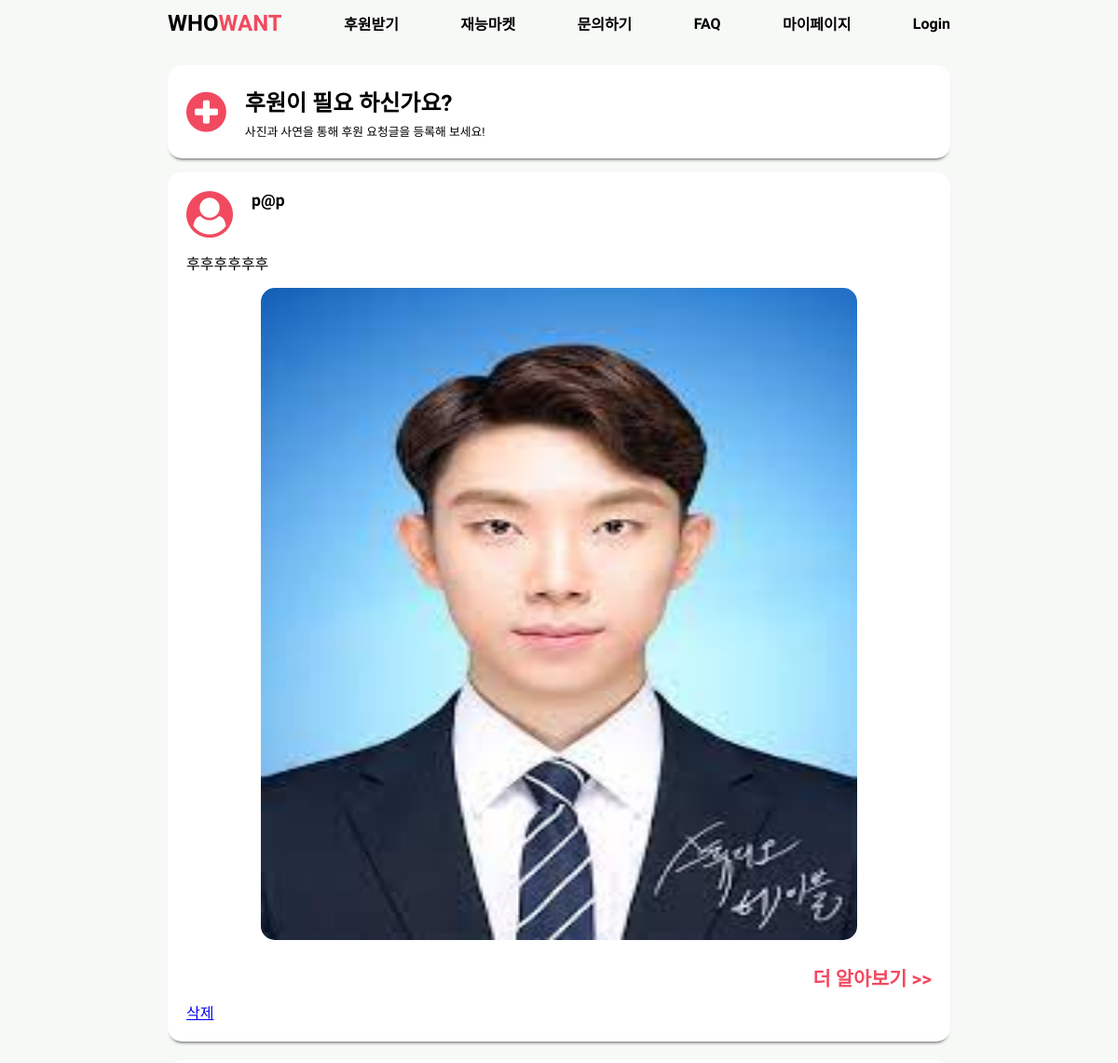
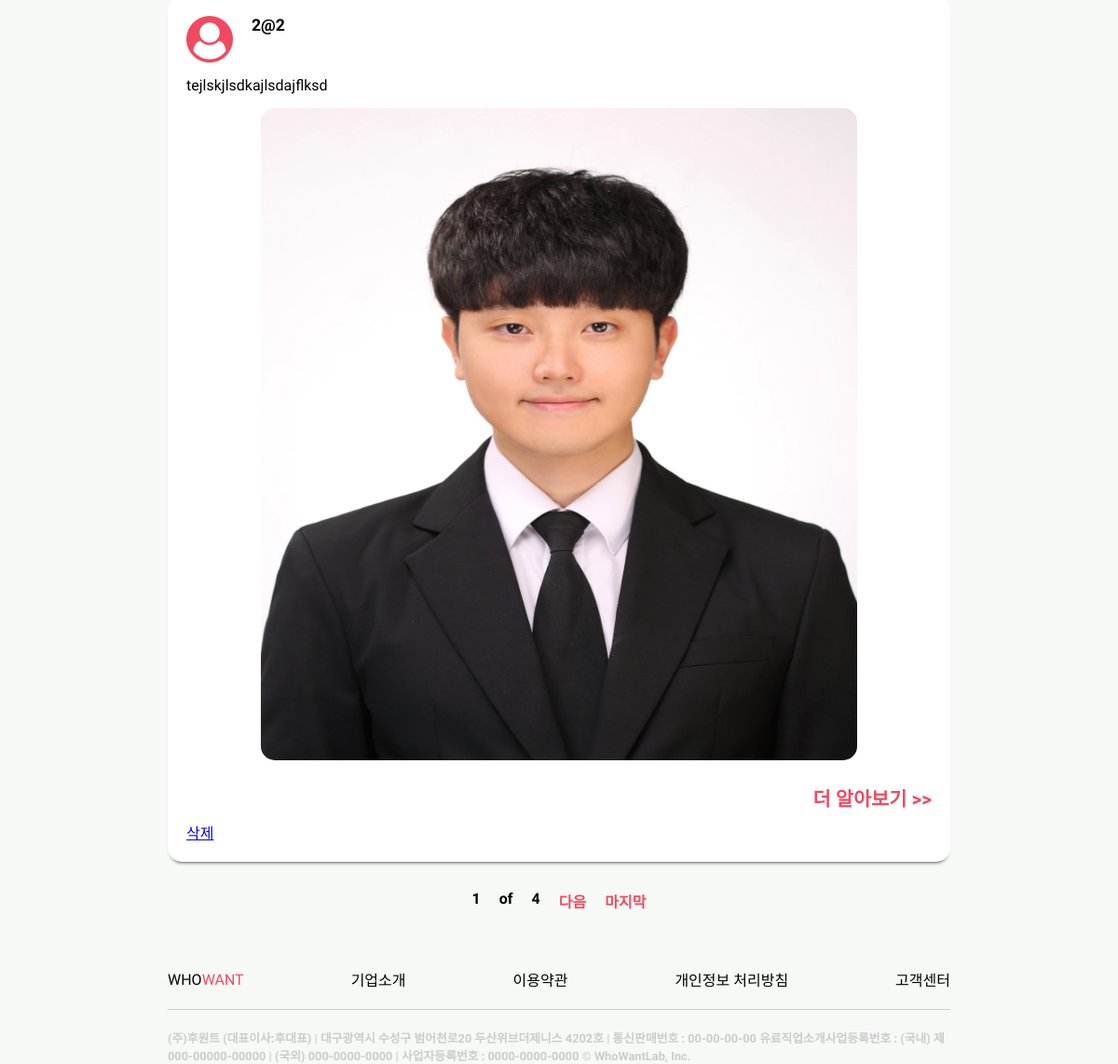
The app's page /listview/list_view/ with its own data (2 pictures, top to bottom).
### list/models.py (models this page shows, shortened)
class Post(models.Model):
    title = models.CharField(max_length=100)
    writer = models.ForeignKey(CustomUser, on_delete=models.CASCADE, related_name='users')
    post_time = models.DateTimeField(auto_now_add=True)
    body = models.CharField(max_length=500)
    thumbnail = models.ImageField(verbose_name='썸네일', upload_to='thumbnail/')
    @property
    def created_string(self):
        time = datetime.now(tz=timezone.utc) - self.post_time
        if time < timedelta(minutes=1):
            return '방금 전'
        elif time < timedelta(hours=1):
            return str(int(time.seconds / 60)) + '분 전'
        elif time < timedelta(days= 1):
            return str(int(time.seconds / 3600)) + '시간 전'
        elif time < timedelta(days= 7):
            time = datetime.now(tz=timezone.utc).date() - self.post_time.date()
            return str(time.days) + '일 전'
        else:
            return False

### user_info/models.py (models this page shows)
class CustomUser(AbstractUser):
    username = None
    email = models.EmailField(_('email address'), unique=True)
    USERNAME_FIELD = 'email'
    REQUIRED_FIELDS = []
    objects = CustomUserManager()
    def __str__(self):
        return self.email

### list/views.py (the view)
# urls.py: path('list_view/', views.list_view, name='list_view'),
def list_view(request):
    post = Post.objects.all().order_by('-id')
    paginator = Paginator(post, 2)
    page = request.GET.get('page')
    post = paginator.get_page(page)
    return render(request, 'html/feed.html', {'posts':post})

### list/templates/html/feed.html (shortened to what this page needs)
<!doctype html>
{% load static %}
<html lang="kor">
<head>
    <link rel="stylesheet" type="text/css" href="{% static 'feed.css' %}">
    <link rel="stylesheet" href="https://maxcdn.bootstrapcdn.com/font-awesome/4.7.0/css/font-awesome.min.css">
</head>
<body>
<div class="header">
    <ul>
        <li><a href="{% url 'user_info:home' %}" class="logo">WHO<span>WANT</span></a></li>
        <li><a href="{% url 'list:helpWrite' %}" class="navItem">후원받기</a></li>
        <li><a href="{% url 'market:market_view' %}" class="navItem">재능마켓</a></li>
        <li><a href="{% url 'inquiry:CS' %}" class="navItem">문의하기</a></li>
        <li><a href="{% url 'inquiry:FAQ' %}" class="navItem">FAQ</a></li>
        <li><a href="{% url 'user_info:mypage' %}" class="navItem">마이페이지</a></li>
        {% if not user.is_authenticated %}
            <li><a href="{% url 'user_info:login_view' %} " class="navItem">Login</a></li>
        {% else %}
            <li><a href="{% url 'user_info:logout_view' %}" class="navItem">Logout</a></li>
        {% endif %}
    </ul>
</div>
<div class="contentBox">
    <div class="makeDonate">
        <i class="fa fa-plus-circle" aria-hidden="true"></i>
        <div class="verticalTextBox">
            <h2>후원이 필요 하신가요?</h2>
            <h3>사진과 사연을 통해 후원 요청글을 등록해 보세요!</h3>
        </div>
    </div>
    {% for post in posts %}
        <div class="content">
            <div class="title">
                <i class="fa fa-user-circle" aria-hidden="true"></i>
                <div class="titleTextBox">
                    <h2 class="userName">{{ post.writer }}</h2>
                </div>
            </div>
            <h2 class="contents">{{ post.body }}</h2>
            {% if post.thumbnail %}
                <div class="imgBox">
                    <img class="contentImg" src="{{ post.thumbnail.url }}" width='700px' height='700px'>
                </div>
            {% endif %}
            <div class="btnBox">
                <button type="button" onclick="location.href = '{% url 'list:feed_Detail' post.id %}'">더 알아보기 >>
                </button>
            </div>
            <a href="{% url 'list:delete' post.id %}">삭제</a>
        </div>
    {% endfor %}
    <div class="pager">
        <div class="pagerBox">
            <span>{{ posts.number }}</span>
            <span>of</span>
            <span>{{ posts.paginator.num_pages }}</span>
            {% if posts.has_next %}
                <a href="?page={{ posts.next_page_number }}">다음</a>
                <a href="?page={{ posts.paginator.num_pages }}">마지막</a>
            {% endif %}
        </div>
    </div>
</div>
<div class="footer">
    <ul>
        <li><a href="#" class="logo">WHO<span>WANT</span></a></li>
        <li><a href="#" class="navItem">기업소개</a></li>
        <li><a href="#" class="navItem">이용약관</a></li>
        <li><a href="#" class="navItem">개인정보 처리방침</a></li>
        <li><a href="#" class="navItem">고객센터</a></li>
    </ul>
    <span class="line"></span>
    <h2>(주)후원트 (대표이사:후대표) | 대구광역시 수성구 범어천로20 두산위브더제니스 4202호 | 통신판매번호 : 00-00-00-00
        유료직업소개사업등록번호 : (국내) 제000-00000-00000 | (국외) 000-0000-0000 | 사업자등록번호 : 0000-0000-0000
        © WhoWantLab, Inc.</h2>
</div>
</body>
</html>

### static/feed.css (style rules this page uses)
* { padding: 0; margin: 0; box-sizing: border-box; font-family: 'Nanum Gothic', sans-serif; }
body { display: flex; flex-direction: column; align-items: center; min-height: 100vh; width: 100vw; overflow-x: hidden; background: #f6f9f6; }
.header { width: 70vw; height: 50px; margin-bottom: 20px; }
.header ul { width: 100%; height: 100%; list-style: none; display: flex; justify-content: space-between; align-items: center; }
.header ul li a { text-decoration: none; color: black; }
.header .logo { font-size: 1.5em; font-weight: 800; }
.header ul li a span { color: #f14a60; }
.header .navItem { font-size: 1em; font-weight: 700; }
.contentBox { width: 70vw; min-height: 100vh; margin-bottom: 50px; }
.contentBox .makeDonate { width: 100%; height: 100px; display: flex; flex-direction: row; padding: 20px; background: white; border-radius: 15px; align-items: center; box-shadow: 0 4px 4px -4px black; margin-bottom: 15px; }
.contentBox .makeDonate i { font-size: 50px; color: #f14a60; margin: 0 20px 0 0; }
.contentBox .makeDonate .verticalTextBox { display: flex; flex-direction: column; }
.contentBox .makeDonate .verticalTextBox h2 { font-size: 1.5em; font-weight: 800; margin-bottom: 5px; }
.contentBox .makeDonate .verticalTextBox h3 { font-size: 0.8em; font-weight: 400; }
.contentBox .content { width: 100%; display: flex; flex-direction: column; padding: 20px; background: white; border-radius: 15px; box-shadow: 0 4px 4px -4px black; margin-bottom: 20px; }
.contentBox .content .title { display: flex; flex-direction: row; margin-bottom: 15px; }
.contentBox .content .title i { font-size: 50px; color: #f14a60; margin: 0 20px 0 0; }
.contentBox .content .titleTextBox { display: flex; flex-direction: column; }
.contentBox .content .titleTextBox .userName { font-size: 1.1em; font-weight: 700; margin-bottom: 5px; }
.contentBox .content .contents { font-size: 1em; font-weight: 400; margin-bottom: 15px; }
.contentBox .content .imgBox { width: 100%; display: flex; justify-content: center; margin-bottom: 15px; }
.contentBox .content img { width: 80%; border-radius: 15px; }
.contentBox .content .btnBox { width: 100%; display: flex; justify-content: flex-end; }
.contentBox .content .btnBox button { height: 50px; background: white; border-radius: 15px; border: none; color: #f14a60; font-size: 1.3em; font-weight: 800; }
.pager { width: 100%; display: flex; justify-content: center; }
.pager .pagerBox { width: 40%; display: flex; justify-content: center; }
.pager .pagerBox a, .pager .pagerBox span { margin: 10px; }
.pager .pagerBox a { text-decoration: none; }
.pager .pagerBox { color: black; font-size: 1em; font-weight: 700; }
.pager .pagerBox a { color: #f14a60; font-size: 1em; font-weight: 700; }
.footer { width: 70vw; height: 100px; }
.footer .line { display: block; width: 100%; border-top: 1px solid #ccc; margin: 20px 0 20px 0; }
.footer ul { width: 100%; list-style: none; display: flex; justify-content: space-between; align-items: center; }
.footer ul li a { text-decoration: none; color: black; }
.footer .logo { font-size: 1em; font-weight: 400; }
.footer ul li a span { color: #f14a60; }
.footer .navItem { font-size: 1em; font-weight: 400; }
.footer h2 { color: #cccccc; font-size: 0.8em; font-width: 400; }

### records on screen
Post: writer "p@p", body "후후후후후후", thumbnail (picture)
Post: writer "2@2", body "tejlskjlsdkajlsdajflksd", thumbnail (picture)

### other values on screen
{{ posts.number }} "1"
{{ posts.paginator.num_pages }} "4"
